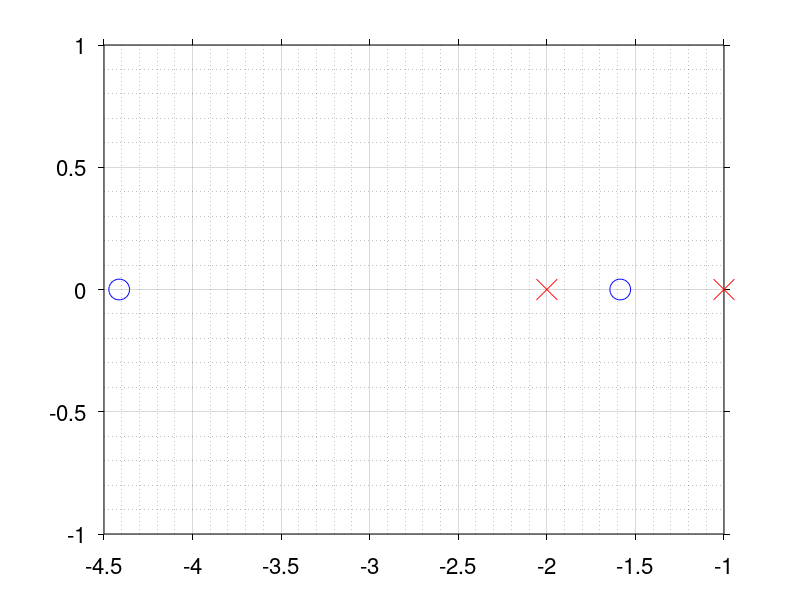

Reproduce this figure in MATLAB.
%% (C) Rahul Bhadani
numerator = [1 6 7];
denominator = [1 3 2];
sys = tf(numerator,denominator);
z = roots(numerator); % zeros
p = roots(denominator); % poles

f = figure(1);
plot(real(z), imag(z), 'bo', 'MarkerSize',15);
hold on;
plot(real(p), imag(p), 'rx', 'MarkerSize',15);
grid on;
grid minor;
set(gca, 'FontSize', 16);
set(gca, 'XColor', [0, 0, 0], 'YColor', [0, 0, 0], 'TickDir', 'out');
xaxis = get(gca, 'XAxis');
xaxis.TickLabelInterpreter = 'latex';
yaxis = get(gca, 'YAxis');
yaxis.TickLabelInterpreter = 'latex';
exportgraphics(f, 'ch3_laplace.png');